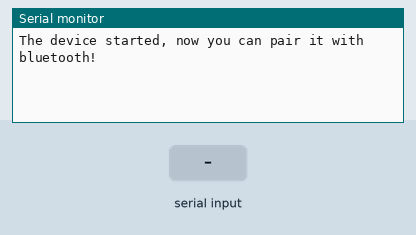
Bench run of a program on a simulated ESP32. On the bench: the last lines printed to the serial monitor. Inputs (shaded band) come from the test bench. Nothing arrives over Bluetooth unless stated.

Above: at 1.2 s.
1.3 s: "ON" received over the second serial link
At 2.41 s:
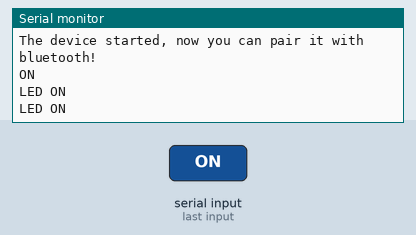
3.8 s: "1" received over the second serial link
At 5.9 s:
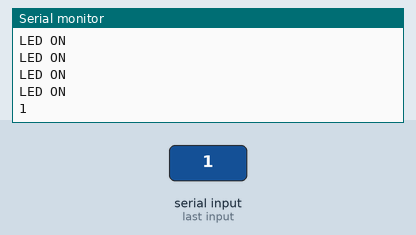

The program:

main.cpp
```cpp
#include <Arduino.h>
#include <BluetoothSerial.h>
#include <string>

String data;
BluetoothSerial SerialBT;

void setup() {
  Serial.begin(115200);
  SerialBT.begin("GG per ESP32");
  Serial.println("The device started, now you can pair it with bluetooth!");
  // put your setup code here, to run once:
}

void loop() {
  // put your main code here, to run repeatedly:
  if(SerialBT.available()){
    data = SerialBT.readString();
    data.trim();
    Serial.println(data);
    SerialBT.println(data);
  }

  if (data == "ON"){
    Serial.println("LED ON");
    digitalWrite(2, HIGH);
    delay(100);
  }
}
```

Measured:
- after the input at 1.3 s, the serial monitor: prints a new line after 1.0 s (image 1)
- after the input at 3.8 s, the serial monitor: prints a new line after 1.0 s (image 2)
